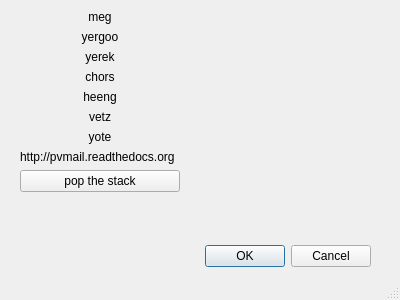
<?xml version="1.0" encoding="UTF-8"?>
<ui version="4.0">
 <class>Dialog</class>
 <widget class="QDialog" name="Dialog">
  <property name="geometry">
   <rect>
    <x>0</x>
    <y>0</y>
    <width>400</width>
    <height>300</height>
   </rect>
  </property>
  <property name="windowTitle">
   <string>Dialog</string>
  </property>
  <property name="sizeGripEnabled">
   <bool>true</bool>
  </property>
  <property name="modal">
   <bool>true</bool>
  </property>
  <widget class="QDialogButtonBox" name="buttonBox">
   <property name="geometry">
    <rect>
     <x>30</x>
     <y>240</y>
     <width>341</width>
     <height>32</height>
    </rect>
   </property>
   <property name="orientation">
    <enum>Qt::Horizontal</enum>
   </property>
   <property name="standardButtons">
    <set>QDialogButtonBox::Cancel|QDialogButtonBox::Ok</set>
   </property>
  </widget>
  <widget class="QWidget" name="verticalLayoutWidget">
   <property name="geometry">
    <rect>
     <x>20</x>
     <y>10</y>
     <width>160</width>
     <height>183</height>
    </rect>
   </property>
   <layout class="QVBoxLayout" name="vlayout">
    <item>
     <widget class="QLabel" name="meg">
      <property name="autoFillBackground">
       <bool>true</bool>
      </property>
      <property name="text">
       <string>meg</string>
      </property>
      <property name="alignment">
       <set>Qt::AlignCenter</set>
      </property>
     </widget>
    </item>
    <item>
     <widget class="QLabel" name="yergoo">
      <property name="autoFillBackground">
       <bool>true</bool>
      </property>
      <property name="text">
       <string>yergoo</string>
      </property>
      <property name="alignment">
       <set>Qt::AlignCenter</set>
      </property>
     </widget>
    </item>
    <item>
     <widget class="QLabel" name="yerek">
      <property name="autoFillBackground">
       <bool>true</bool>
      </property>
      <property name="text">
       <string>yerek</string>
      </property>
      <property name="alignment">
       <set>Qt::AlignCenter</set>
      </property>
     </widget>
    </item>
    <item>
     <widget class="QLabel" name="chors">
      <property name="autoFillBackground">
       <bool>true</bool>
      </property>
      <property name="text">
       <string>chors</string>
      </property>
      <property name="alignment">
       <set>Qt::AlignCenter</set>
      </property>
     </widget>
    </item>
    <item>
     <widget class="QLabel" name="heeng">
      <property name="autoFillBackground">
       <bool>true</bool>
      </property>
      <property name="text">
       <string>heeng</string>
      </property>
      <property name="alignment">
       <set>Qt::AlignCenter</set>
      </property>
     </widget>
    </item>
    <item>
     <widget class="QLabel" name="vetz">
      <property name="autoFillBackground">
       <bool>true</bool>
      </property>
      <property name="text">
       <string>vetz</string>
      </property>
      <property name="alignment">
       <set>Qt::AlignCenter</set>
      </property>
     </widget>
    </item>
    <item>
     <widget class="QLabel" name="yote">
      <property name="autoFillBackground">
       <bool>true</bool>
      </property>
      <property name="text">
       <string>yote</string>
      </property>
      <property name="alignment">
       <set>Qt::AlignCenter</set>
      </property>
      <property name="openExternalLinks">
       <bool>true</bool>
      </property>
     </widget>
    </item>
    <item>
     <widget class="QLabel" name="label">
      <property name="text">
       <string>http://pvmail.readthedocs.org</string>
      </property>
      <property name="openExternalLinks">
       <bool>true</bool>
      </property>
      <property name="textInteractionFlags">
       <set>Qt::TextBrowserInteraction</set>
      </property>
     </widget>
    </item>
    <item>
     <widget class="QPushButton" name="pop">
      <property name="text">
       <string>pop the stack</string>
      </property>
     </widget>
    </item>
    <item>
     <spacer name="verticalSpacer">
      <property name="orientation">
       <enum>Qt::Vertical</enum>
      </property>
      <property name="sizeHint" stdset="0">
       <size>
        <width>20</width>
        <height>40</height>
       </size>
      </property>
     </spacer>
    </item>
   </layout>
  </widget>
 </widget>
 <resources/>
 <connections>
  <connection>
   <sender>buttonBox</sender>
   <signal>accepted()</signal>
   <receiver>Dialog</receiver>
   <slot>accept()</slot>
   <hints>
    <hint type="sourcelabel">
     <x>248</x>
     <y>254</y>
    </hint>
    <hint type="destinationlabel">
     <x>157</x>
     <y>274</y>
    </hint>
   </hints>
  </connection>
  <connection>
   <sender>buttonBox</sender>
   <signal>rejected()</signal>
   <receiver>Dialog</receiver>
   <slot>reject()</slot>
   <hints>
    <hint type="sourcelabel">
     <x>316</x>
     <y>260</y>
    </hint>
    <hint type="destinationlabel">
     <x>286</x>
     <y>274</y>
    </hint>
   </hints>
  </connection>
 </connections>
</ui>
